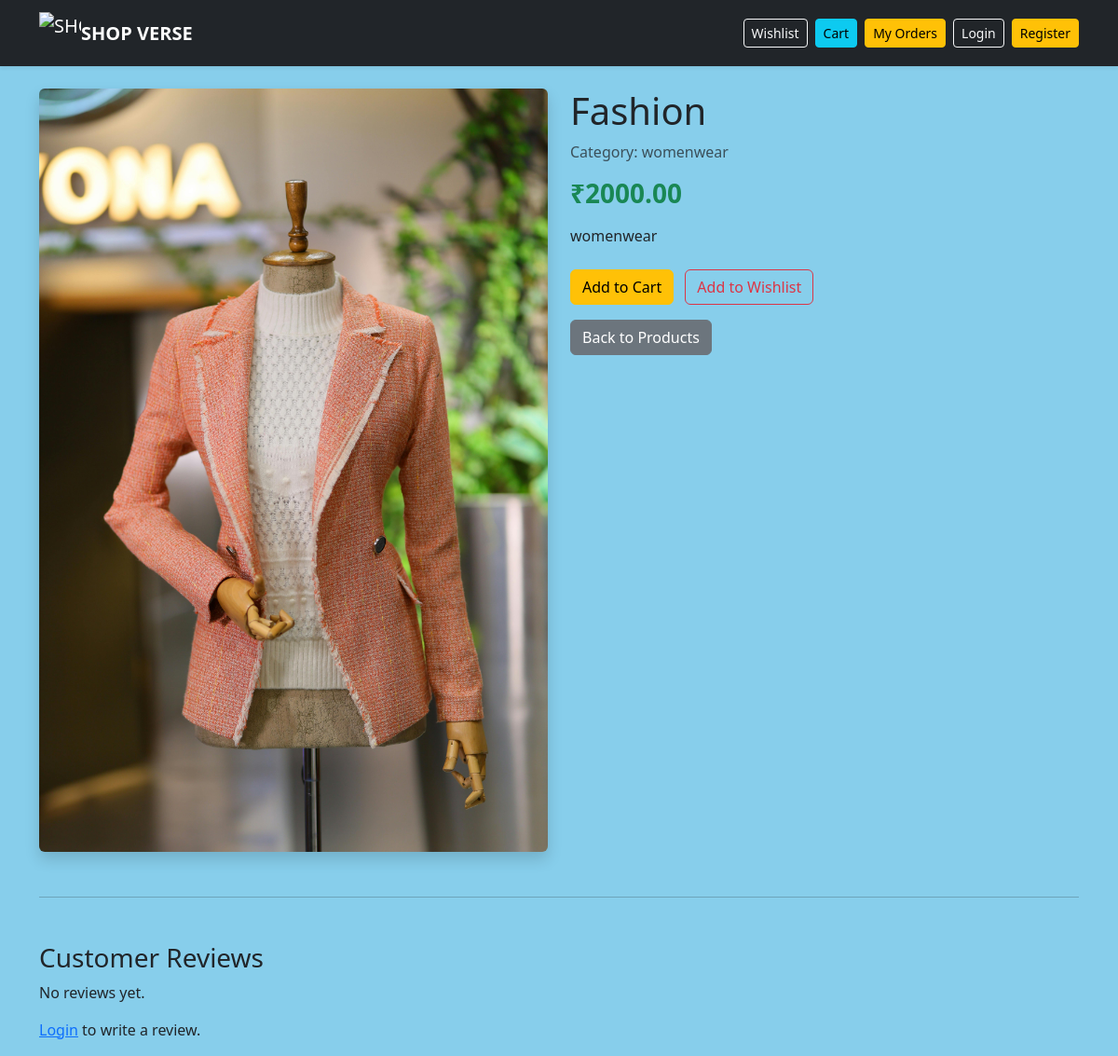
/products/fashion/, run on the app's committed database.
### products/models.py (models this page shows, shortened)
class Product(models.Model):
    category = models.ForeignKey(Category, on_delete=models.CASCADE)
    name = models.CharField(max_length=200)
    slug = models.SlugField(unique=True)
    description = models.TextField()
    price = models.DecimalField(max_digits=10, decimal_places=2)
    image = models.ImageField(upload_to='products/')
    stock = models.PositiveIntegerField(default=0)
    available = models.BooleanField(default=True)
    created_at = models.DateTimeField(auto_now_add=True)

class Category(models.Model):
    name = models.CharField(max_length=100)
    slug = models.SlugField(unique=True)

### products/views.py (the view)
# urls.py: path('products/<slug:slug>/', product_detail, name='product_detail'),
def product_detail(request, slug):
    product = get_object_or_404(
        Product,
        slug=slug,
        available=True
    )
    form = ReviewForm()
    return render(request, 'products/product_detail.html', {
        'product': product,
        'form': form,
    })

### templates/products/product_detail.html
{% extends 'base.html' %}
{% block content %}
<div class="row">
    <div class="col-md-6">
        <img src="{{ product.image.url }}"
             class="img-fluid rounded shadow"
             alt="{{ product.name }}">
    </div>
    <div class="col-md-6">
        <h1>{{ product.name }}</h1>
        <p class="text-muted">
            Category: {{ product.category.name }}
        </p>
        <h3 class="text-success fw-bold">
            ₹{{ product.price }}
        </h3>
        <p class="mt-3">
            {{ product.description }}
        </p>
        <div class="mt-4">
            <a href="{% url 'add_to_cart' product.id %}"
               class="btn btn-warning">
                Add to Cart
            </a>
            <a href="{% url 'add_to_wishlist' product.id %}"
               class="btn btn-outline-danger ms-2">
                Add to Wishlist
            </a>
        </div>
        <div class="mt-3">
            <a href="/" class="btn btn-secondary">
                Back to Products
            </a>
        </div>
    </div>
</div>
<hr class="my-5">
<h3>Customer Reviews</h3>
{% for review in product.reviews.all %}
<div class="card mb-3">
    <div class="card-body">
        <strong>{{ review.user.username }}</strong>
        <span class="text-warning">
            {{ review.rating }}/5 ⭐
        </span>
        <p class="mt-2">
            {{ review.comment }}
        </p>
        <small class="text-muted">
            {{ review.created_at|date:"d M Y" }}
        </small>
    </div>
</div>
{% empty %}
<p>No reviews yet.</p>
{% endfor %}
{% if user.is_authenticated %}
<hr>
<h4>Write a Review</h4>
<form method="post"
      action="{% url 'add_review' product.id %}">
    {% csrf_token %}
    {{ form.as_p }}
    <button type="submit"
            class="btn btn-success">
        Submit Review
    </button>
</form>
{% else %}
<p>
    <a href="{% url 'login' %}">Login</a>
    to write a review.
</p>
{% endif %}
{% endblock %}

### templates/base.html (style rules this page uses)
body { background-color: #e6f2ff !important; min-height: 100vh; }

### data on the page
Product: image (picture), name "Fashion", category.name "womenwear", price "2000.00", description "womenwear"
